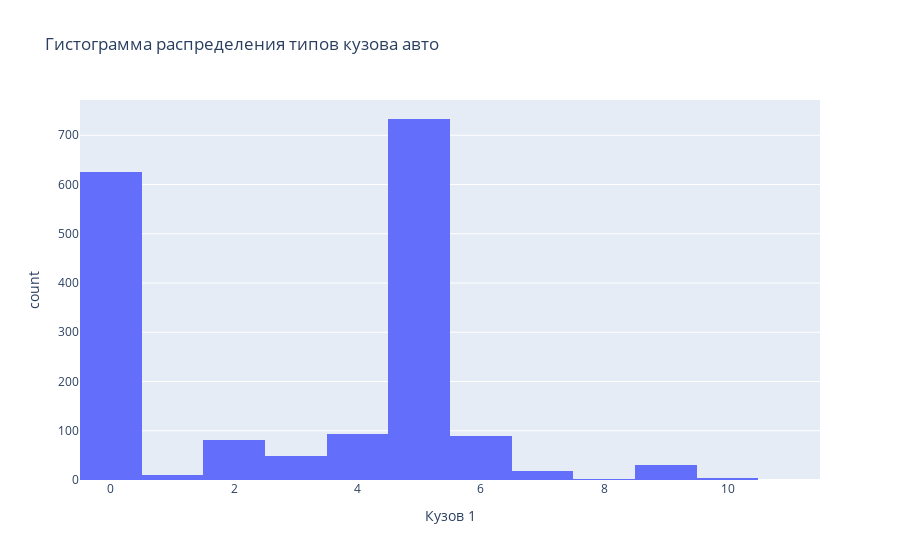

Notebook cell for this chart:
### Code cell
import plotly.express as px
fig = px.histogram(df, x="Кузов 1", title = 'Гистограмма распределения типов кузова авто')
fig.show()
#Кузов 1 - цифровое обозначение типов кузова, представленных в таблице mf

### Figure 1 — Plotly figure (JSON) as saved in the notebook; plotly's stock layout.template omitted (floating-point values rounded to 4 significant figures; data arrays with more than 128 entries replaced by an {"elided": "..."} marker saying what was removed)
{"data": [{"alignmentgroup": "True", "bingroup": "x", "hovertemplate": "Кузов 1=%{x}<br>count=%{y}<extra></extra>", "legendgroup": "", "marker": {"color": "#636efa"}, "name": "", "offsetgroup": "", "orientation": "v", "showlegend": false, "type": "histogram", "x": {"elided": "1741 int values"}, "xaxis": "x", "yaxis": "y"}], "layout": {"barmode": "relative", "legend": {"tracegroupgap": 0}, "title": {"text": "Гистограмма распределения типов кузова авто"}, "xaxis": {"anchor": "y", "domain": [0, 1], "title": {"text": "Кузов 1"}}, "yaxis": {"anchor": "x", "domain": [0, 1], "title": {"text": "count"}}}}
